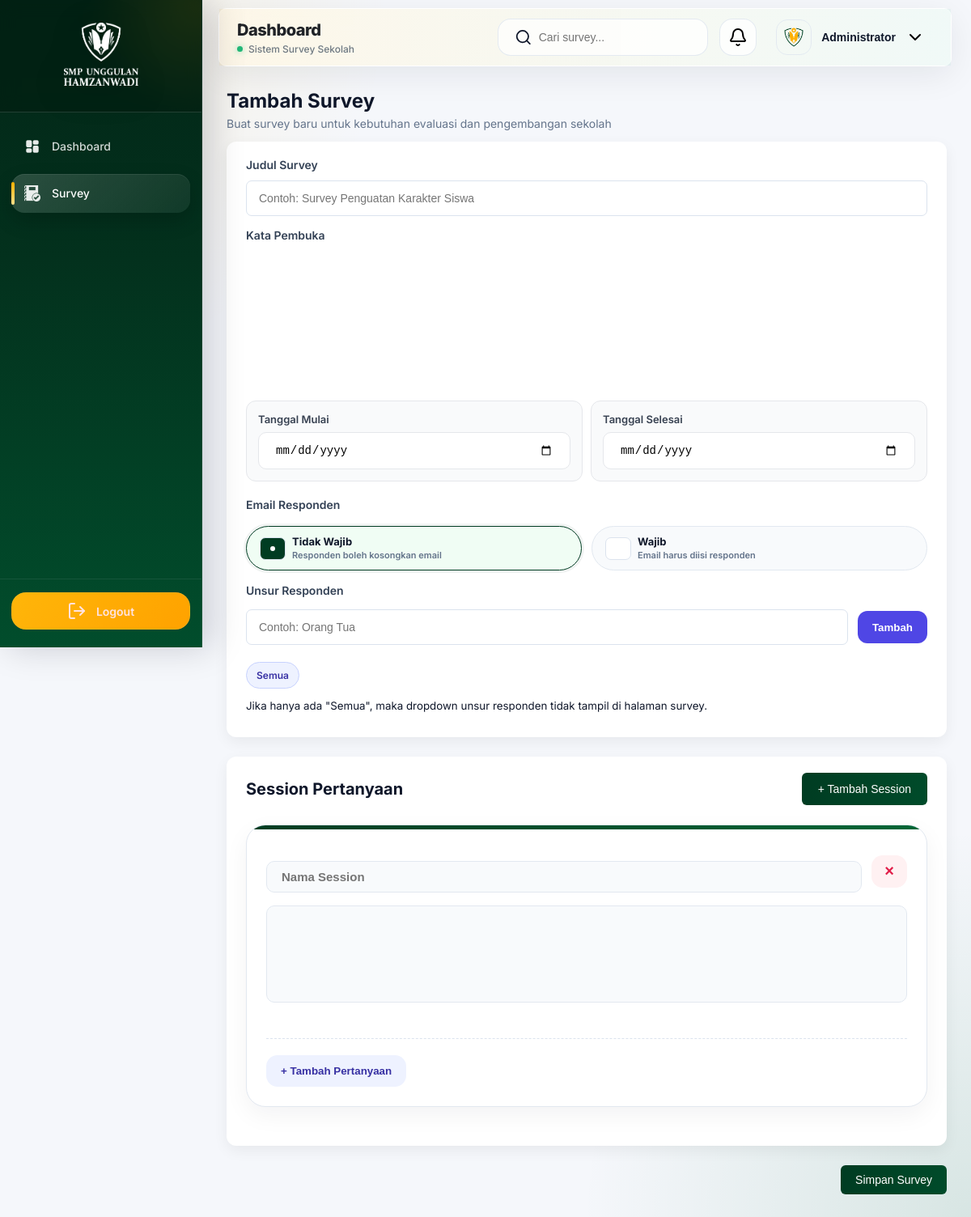
The page /admin/survey/tambah (signed in) on the database its author committed.
### app.py (models this page shows)
class Admin(db.Model):
    id = db.Column(db.Integer, primary_key=True)
    username = db.Column(db.String(100))
    password = db.Column(db.String(255))
    photo = db.Column(
        db.String(255),
        default="/static/img/profile.png"
    )
    display_name = db.Column(
        db.String(100),
        default="Administrator"
    )

### app.py (the view, shortened to what this page needs)
@app.route("/admin/survey/tambah", methods=["GET", "POST"])
@admin_login_required
def admin_survey_tambah():
    return render_template("admin/survey_form.html", active_page="survey")

### app.py (called while the page is built)
def admin_login_required(f):
    @wraps(f)
    def wrapper(*args, **kwargs):
        if not session.get("admin_id"):
            flash(
                "Sesi Anda telah berakhir. Silakan login kembali.",
                "warning"
            )
            return redirect(url_for("admin_login"))
        return f(*args, **kwargs)
    return wrapper

@app.context_processor
def inject_admin():
    admin = None
    if session.get("admin_id"):
        admin = Admin.query.get(
            session.get("admin_id")
        )
    return dict(admin=admin)

### templates/admin/survey_form.html (shortened to what this page needs)
{% extends "admin/base_admin.html" %}
{% block content %}
<div class="page-header">
    <h2 class="title-header" style="margin-bottom: 5px;">Tambah Survey</h2>
    <p class="page-subtitle">
        Buat survey baru untuk kebutuhan evaluasi dan pengembangan sekolah
    </p>
</div>
<div class="page-container">
    <form method="POST">
        <div class="card">
            <div class="form-group">
                <label>Judul Survey</label>
                <input
                    type="text"
                    name="title"
                    value="{{ survey.title if survey else '' }}"
                    placeholder="Contoh: Survey Penguatan Karakter Siswa"
                    required
                >
            </div>
            <div class="form-group">
                <label>Kata Pembuka</label>
                <div id="editor-pembuka" style="height: 180px;" placeholder="Tuliskan pengantar survey untuk responden..."></div>
            </div>
            <div class="form-row-2">
                <div class="date-card">
                    <label>Tanggal Mulai</label>
                    <div class="date-input">
                        <input type="date" name="start_date" value="{{ survey.start_date if survey else '' }}" required>
                    </div>
                </div>
                <div class="date-card">
                    <label>Tanggal Selesai</label>
                    <div class="date-input">
                        <input type="date" name="end_date" value="{{ survey.end_date if survey else '' }}" required>
                    </div>
                </div>
            </div>
            <div class="form-group">
                <label>Email Responden</label>
                <div class="radio-group email-choice">
                    <label class="radio-pill">
                        <input
                            type="radio"
                            name="email_enabled"
                            value="0"
                            {% if not survey or not survey.email_enabled %}
                                checked
                            {% endif %}
                        >
                        <span class="pill-content">
                            <span class="pill-title">Tidak Wajib</span>
                            <span class="pill-desc">
                                Responden boleh kosongkan email
                            </span>
                        </span>
                    </label>
                    <label class="radio-pill">
                        <input
                            type="radio"
                            name="email_enabled"
                            value="1"
                        >
                        <span class="pill-content">
                            <span class="pill-title">Wajib</span>
                            <span class="pill-desc">
                                Email harus diisi responden
                            </span>
                        </span>
                    </label>
                </div>
            </div>
            <div class="form-group">
                <label>Unsur Responden</label>
                <div class="unsur-wrapper">
                    <div class="unsur-input-row">
                        <input
                            type="text"
                            id="unsur-input"
                            placeholder="Contoh: Orang Tua"
                        >
                        <button
                            type="button"
                            class="btn-add-unsur"
                            onclick="addUnsur()"
                        >
                            Tambah
                        </button>
                    </div>
                    <div id="unsur-list" class="unsur-list">
                        <div class="unsur-item">
                            <span>Semua</span>
                        </div>
                    </div>
                </div>
                <small class="form-hint">
                    Jika hanya ada "Semua", maka dropdown unsur responden tidak tampil di halaman survey.
                </small>
            </div>
        </div>
        <div class="card">
            <div class="section-header">
                <h3>Session Pertanyaan</h3>
                <button
                    type="button"
                    class="btn-primary add-session-btn"
                    onclick="addSession()"
                >
                    + Tambah Session
                </button>
            </div>
            <div id="session-container"></div>
        </div>
        <template id="session-template">
            <div class="session-card">
                <div class="session-header">
                    <div class="session-info">
                        <input
                            type="text"
                            name="session_title[]"
                            class="session-title"
                            placeholder="Nama Session"
                        >
                    </div>
                    <button
                        type="button"
                        class="btn-remove-session"
                        onclick="removeSession(this)"
                    >
                        ×
                    </button>
                </div>
                <div class="session-description-wrapper">
                    <div class="session-description-editor"></div>
                </div>
                <div class="session-footer">
                    <button
                        type="button"
                        class="btn-secondary"
                        onclick="addQuestion(this)"
                    >
                        + Tambah Pertanyaan
                    </button>
                </div>
            </div>
        </template>
        <div class="action-bar">
            <button type="submit" class="btn-primary">
                {% if is_edit %}
                    Update Survey
                {% else %}
                    Simpan Survey
                {% endif %}
            </button>
        </div>
    </form>
</div>
{% endblock %}

### templates/admin/base_admin.html (shortened to what this page needs)
<!DOCTYPE html>
<html lang="id">
<head>
    <link rel="stylesheet" href="{{ url_for('static', filename='css/style.css') }}">
    <link rel="stylesheet" href="{{ url_for('static', filename='css/admin_survey.css') }}">
    <link rel="stylesheet" href="{{ url_for('static', filename='css/table.css') }}">
    <link rel="stylesheet" href="{{ url_for('static', filename='css/dashboard.css') }}">
    <link rel="stylesheet" href="{{ url_for('static', filename='css/detail_survey.css') }}">
    <link href="https://cdn.quilljs.com/1.3.7/quill.snow.css" rel="stylesheet">
    <link rel="stylesheet" href="https://cdn.jsdelivr.net/npm/cropperjs@1.6.2/dist/cropper.min.css">
</head>
<body>
<div class="sidebar">
    <div class="sidebar-header">
        <img src="{{ url_for('static', filename='img/logo.png') }}" alt="Logo Sekolah">
    </div>
    <div class="sidebar-menu">
        <a href="/dashboard"
           class="menu-item {% if active_page == 'dashboard' %}active{% endif %}">
            <img src="{{ url_for('static', filename='img/dashboard.png') }}" class="menu-icon">
            <span>Dashboard</span>
        </a>
        <a href="/survey"
            class="menu-item {% if active_page == 'survey' %}active{% endif %}">
            <img src="{{ url_for('static', filename='img/survey.png') }}" class="menu-icon">
            <span>Survey</span>
        </a>
    </div>
    <div class="sidebar-footer">
        <a href="/logout" class="logout-btn-modern">
            <i data-lucide="log-out"></i>
            <span>Logout</span>
        </a>
    </div>
</div>
<div class="admin-header">
    <div class="header-left">
        <div class="header-title-wrap">
            <div class="admin-main-title">
                Dashboard
            </div>
            <div class="admin-sub-title">
                <span class="dot"></span>
                Sistem Survey Sekolah
            </div>
        </div>
    </div>
    <div class="header-right">
        <div class="header-search" id="headerSearch">
            <i data-lucide="search"></i>
            <input
                type="text"
                id="searchSurveyInput"
                placeholder="Cari survey...">
        </div>
        <div class="notification-wrapper">
            <button class="header-action-btn" id="notifBtn">
                <i data-lucide="bell"></i>
            </button>
        </div>
        <div class="admin-profile-wrapper">
            <button class="admin-profile-btn" id="profileBtn">
                <img
                    src="{{ admin.photo if admin and admin.photo else url_for('static', filename='img/profile.png') }}"
                    alt="Profile">
                <div class="admin-profile-info">
                    <span class="profile-name">
                        {{ admin.display_name if admin and admin.display_name else "Administrator" }}
                    </span>
                </div>
                <i data-lucide="chevron-down"></i>
            </button>
        </div>
    </div>
</div>
<div class="content">
    {% block content %}{% endblock %}
</div>
</body>
</html>

### static/css/detail_survey.css (style rules this page uses)
.session-title { font-size:15px !important; font-weight:700; margin:20px 0 6px; color:#1e293b; padding-bottom:8px; border-bottom:1px solid #e2e8f0; }

### rows shown on the page
Admin: photo (picture), display_name "Administrator"
